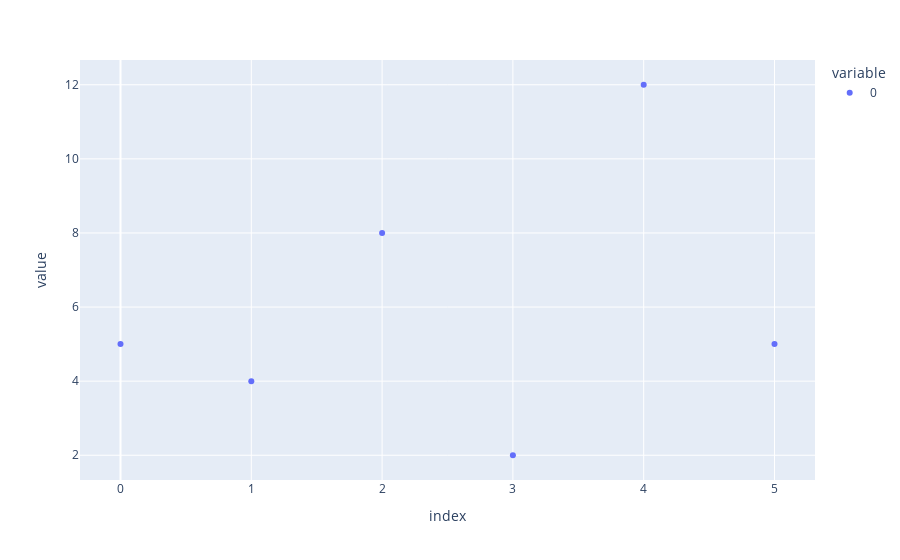

The notebook cell this image was saved under:
### Code cell
# create data 
all_x = [7,5,4,8,2,12,5,7,9,11,6]
x = all_x[range.value[0]:range.value[1]+1]

# plot 
fig = px.scatter(x)
fig.show()

### Figure 1 — Plotly figure (JSON) as saved in the notebook; plotly's stock layout.template omitted (floating-point values rounded to 4 significant figures)
{"data": [{"hovertemplate": "variable=0<br>index=%{x}<br>value=%{y}<extra></extra>", "legendgroup": "0", "marker": {"color": "#636efa", "symbol": "circle"}, "mode": "markers", "name": "0", "orientation": "v", "showlegend": true, "type": "scatter", "x": [0, 1, 2, 3, 4, 5], "xaxis": "x", "y": [5, 4, 8, 2, 12, 5], "yaxis": "y"}], "layout": {"autosize": true, "legend": {"title": {"text": "variable"}, "tracegroupgap": 0}, "margin": {"t": 60}, "xaxis": {"anchor": "y", "autorange": true, "domain": [0, 1], "range": [-0.2966, 5.297], "title": {"text": "index"}, "type": "linear"}, "yaxis": {"anchor": "x", "autorange": true, "domain": [0, 1], "range": [1.226, 12.77], "title": {"text": "value"}, "type": "linear"}}}
